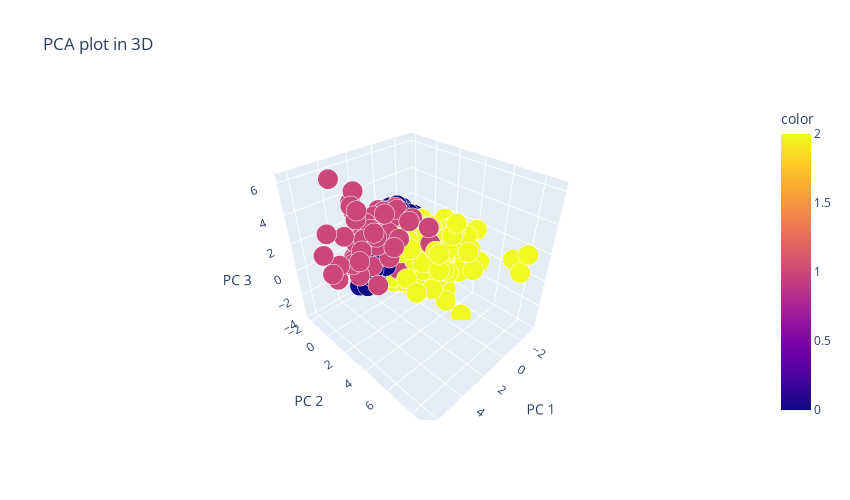

Notebook code cell kept with this figure:
### Markdown cell above
#### 3 components

### Code cell
# PCA using 3 components
pca = PCA(n_components=3)
components = pca.fit_transform(X)

# 3D scatterplot
fig = px.scatter_3d(
    components,
    x=0,
    y=1,
    z=2,
    color=labels,
    size=0.1 * np.ones(len(X)),
    opacity=1,
    title="PCA plot in 3D",
    labels={"0": "PC 1", "1": "PC 2", "2": "PC 3"},
    width=850,
    height=500,
)
fig.show()

### Figure 1 — Plotly figure (JSON) as saved in the notebook; plotly's stock layout.template omitted (floating-point values rounded to 4 significant figures; data arrays with more than 128 entries replaced by an {"elided": "..."} marker saying what was removed)
{"data": [{"hovertemplate": "PC 1=%{x}<br>PC 2=%{y}<br>PC 3=%{z}<br>size=%{marker.size}<br>color=%{marker.color}<extra></extra>", "legendgroup": "", "marker": {"color": {"elided": "2896 int values"}, "coloraxis": "coloraxis", "opacity": 1, "size": {"elided": "2896 float values"}, "sizemode": "area", "sizeref": 0.00025, "symbol": "circle"}, "mode": "markers", "name": "", "scene": "scene", "showlegend": false, "type": "scatter3d", "x": {"elided": "2896 float values"}, "y": {"elided": "2896 float values"}, "z": {"elided": "2896 float values"}}], "layout": {"coloraxis": {"colorbar": {"title": {"text": "color"}}, "colorscale": [[0, "#0d0887"], [0.1111, "#46039f"], [0.2222, "#7201a8"], [0.3333, "#9c179e"], [0.4444, "#bd3786"], [0.5556, "#d8576b"], [0.6667, "#ed7953"], [0.7778, "#fb9f3a"], [0.8889, "#fdca26"], [1, "#f0f921"]]}, "height": 500, "legend": {"itemsizing": "constant", "tracegroupgap": 0}, "scene": {"domain": {"x": [0, 1], "y": [0, 1]}, "xaxis": {"title": {"text": "PC 1"}}, "yaxis": {"title": {"text": "PC 2"}}, "zaxis": {"title": {"text": "PC 3"}}}, "title": {"text": "PCA plot in 3D"}, "width": 850}}
